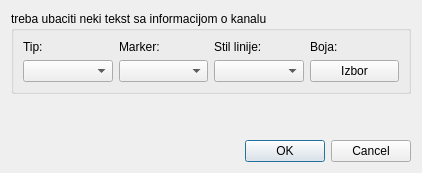
<?xml version="1.0" encoding="UTF-8"?>
<ui version="4.0">
 <class>Dialog</class>
 <widget class="QDialog" name="Dialog">
  <property name="geometry">
   <rect>
    <x>0</x>
    <y>0</y>
    <width>422</width>
    <height>173</height>
   </rect>
  </property>
  <property name="windowTitle">
   <string>STAVI NEKI TITLE</string>
  </property>
  <layout class="QVBoxLayout" name="verticalLayout">
   <item>
    <widget class="QGroupBox" name="groupBox">
     <property name="title">
      <string>treba ubaciti neki tekst sa informacijom o kanalu</string>
     </property>
     <layout class="QGridLayout" name="gridLayout">
      <item row="0" column="0">
       <widget class="QLabel" name="label">
        <property name="text">
         <string>Tip:</string>
        </property>
       </widget>
      </item>
      <item row="0" column="2">
       <widget class="QLabel" name="label_3">
        <property name="text">
         <string>Stil linije:</string>
        </property>
       </widget>
      </item>
      <item row="0" column="1">
       <widget class="QLabel" name="label_2">
        <property name="text">
         <string>Marker:</string>
        </property>
       </widget>
      </item>
      <item row="0" column="3">
       <widget class="QLabel" name="label_4">
        <property name="text">
         <string>Boja:</string>
        </property>
       </widget>
      </item>
      <item row="1" column="0">
       <widget class="QComboBox" name="tip"/>
      </item>
      <item row="1" column="1">
       <widget class="QComboBox" name="marker"/>
      </item>
      <item row="1" column="2">
       <widget class="QComboBox" name="linija"/>
      </item>
      <item row="1" column="3">
       <widget class="QPushButton" name="boja">
        <property name="text">
         <string>Izbor</string>
        </property>
       </widget>
      </item>
     </layout>
    </widget>
   </item>
   <item>
    <spacer name="verticalSpacer">
     <property name="orientation">
      <enum>Qt::Vertical</enum>
     </property>
     <property name="sizeHint" stdset="0">
      <size>
       <width>20</width>
       <height>40</height>
      </size>
     </property>
    </spacer>
   </item>
   <item>
    <widget class="QDialogButtonBox" name="buttonBox">
     <property name="orientation">
      <enum>Qt::Horizontal</enum>
     </property>
     <property name="standardButtons">
      <set>QDialogButtonBox::Cancel|QDialogButtonBox::Ok</set>
     </property>
    </widget>
   </item>
  </layout>
 </widget>
 <resources/>
 <connections>
  <connection>
   <sender>buttonBox</sender>
   <signal>accepted()</signal>
   <receiver>Dialog</receiver>
   <slot>accept()</slot>
   <hints>
    <hint type="sourcelabel">
     <x>248</x>
     <y>254</y>
    </hint>
    <hint type="destinationlabel">
     <x>157</x>
     <y>274</y>
    </hint>
   </hints>
  </connection>
  <connection>
   <sender>buttonBox</sender>
   <signal>rejected()</signal>
   <receiver>Dialog</receiver>
   <slot>reject()</slot>
   <hints>
    <hint type="sourcelabel">
     <x>316</x>
     <y>260</y>
    </hint>
    <hint type="destinationlabel">
     <x>286</x>
     <y>274</y>
    </hint>
   </hints>
  </connection>
 </connections>
</ui>
